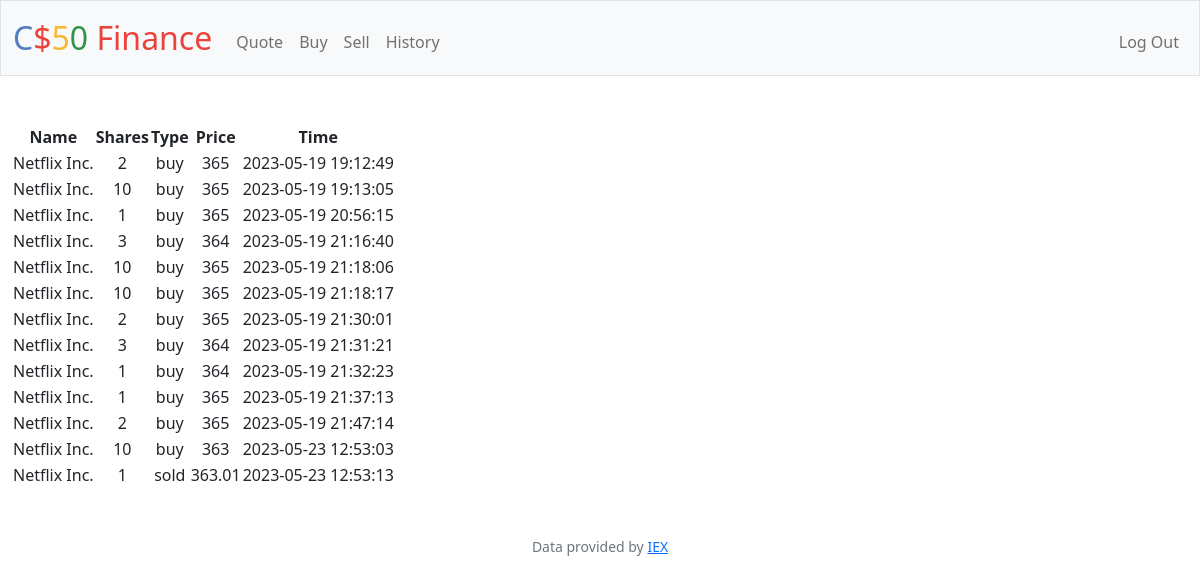
The app's page /history (signed in) with its own data.
### tables this page shows
CREATE TABLE transactions (id INTEGER PRIMARY KEY AUTOINCREMENT NOT NULL, userid INTEGER NOT NULL, type TEXT NOT NULL, name TEXT NOT NULL, symbol TEXT NOT NULL, stock INTEGER NOT NULL, price NUMERIC NOT NULL, date TEXT NOT NULL, FOREIGN KEY (userid) REFERENCES users(id));

### app.py (the view)
@app.route("/history")
@login_required
def history():
    user_id = session.get("user_id")
    TRANSACTIONS = db.execute(
        "SELECT * FROM transactions WHERE userid = ?", user_id)
    return render_template("history.html", transactions=TRANSACTIONS)

### app.py (called while the page is built)
@app.after_request
def after_request(response):
    response.headers["Cache-Control"] = "no-cache, no-store, must-revalidate"
    response.headers["Expires"] = 0
    response.headers["Pragma"] = "no-cache"
    return response

### helpers.py (called while the page is built)
def login_required(f):
    @wraps(f)
    def decorated_function(*args, **kwargs):
        if session.get("user_id") is None:
            return redirect("/login")
        return f(*args, **kwargs)
    return decorated_function

### templates/history.html (shortened to what this page needs)
{% extends "layout.html" %}
{% block main %}
<table>
   <div> <thead>
        <tr>
            <th>Name</th>
            <th>Shares</th>
            <th>Type</th>
            <th>Price</th>
            <th>Time</th>
        </tr>
    </thead>
    <tbody>
        {%for row in transactions%}
        <tr>
            <td>{{row["name"]}}</td>
            <td>{{row["stock"]}}</td>
            <td>{{row["type"]}}</td>
            <td>{{row["price"]}}</td>
            <td>{{row["date"]}}</td>
        </tr>
        {% endfor %}
    </tbody></div>
</table>
{% endblock %}

### templates/layout.html (shortened to what this page needs)
<!DOCTYPE html>
<html lang="en">
    <head>
        <link href="https://cdn.jsdelivr.net/npm/bootstrap@5.1.3/dist/css/bootstrap.min.css" rel="stylesheet">
        <link href="/static/styles.css" rel="stylesheet">
    </head>
    <body>
        <nav class="bg-light border navbar navbar-expand-md navbar-light">
            <div class="container-fluid">
                <a class="navbar-brand" href="/"><span class="blue">C</span><span class="red">$</span><span class="yellow">5</span><span class="green">0</span> <span class="red">Finance</span></a>
                <div class="collapse navbar-collapse" id="navbar">
                    {% if session["user_id"] %}
                        <ul class="navbar-nav me-auto mt-2">
                            <li class="nav-item"><a class="nav-link" href="/quote">Quote</a></li>
                            <li class="nav-item"><a class="nav-link" href="/buy">Buy</a></li>
                            <li class="nav-item"><a class="nav-link" href="/sell">Sell</a></li>
                            <li class="nav-item"><a class="nav-link" href="/history">History</a></li>
                        </ul>
                        <ul class="navbar-nav ms-auto mt-2">
                            <li class="nav-item"><a class="nav-link" href="/logout">Log Out</a></li>
                        </ul>
                    {% else %}
                        <ul class="navbar-nav ms-auto mt-2">
                            <li class="nav-item"><a class="nav-link" href="/register">Register</a></li>
                            <li class="nav-item"><a class="nav-link" href="/login">Log In</a></li>
                        </ul>
                    {% endif %}
                </div>
            </div>
        </nav>
        <main class="container-fluid py-5 text-center">
            {% block main %}{% endblock %}
        </main>
        <footer class="mb-5 small text-center text-muted">
            Data provided by <a href="https://iexcloud.io/">IEX</a>
        </footer>
    </body>
</html>

### static/styles.css (style rules this page uses)
nav .navbar-brand { font-size: xx-large; }
nav .navbar-brand .blue { color: #537fbe; }
nav .navbar-brand .red { color: #ea433b; }
nav .navbar-brand .yellow { color: #f5b82e; }
nav .navbar-brand .green { color: #2e944b; }

### records on screen
transactions: name "Netflix Inc.", stock "2", type "buy", price "365", date "2023-05-19 19:12:49"
transactions: name "Netflix Inc.", stock "10", type "buy", price "365", date "2023-05-19 19:13:05"
transactions: name "Netflix Inc.", stock "1", type "buy", price "365", date "2023-05-19 20:56:15"
transactions: name "Netflix Inc.", stock "3", type "buy", price "364", date "2023-05-19 21:16:40"
transactions: name "Netflix Inc.", stock "10", type "buy", price "365", date "2023-05-19 21:18:06"
transactions: name "Netflix Inc.", stock "10", type "buy", price "365", date "2023-05-19 21:18:17"
transactions: name "Netflix Inc.", stock "2", type "buy", price "365", date "2023-05-19 21:30:01"
transactions: name "Netflix Inc.", stock "3", type "buy", price "364", date "2023-05-19 21:31:21"
transactions: name "Netflix Inc.", stock "1", type "buy", price "364", date "2023-05-19 21:32:23"
transactions: name "Netflix Inc.", stock "1", type "buy", price "365", date "2023-05-19 21:37:13"
transactions: name "Netflix Inc.", stock "2", type "buy", price "365", date "2023-05-19 21:47:14"
transactions: name "Netflix Inc.", stock "10", type "buy", price "363", date "2023-05-23 12:53:03"
transactions: name "Netflix Inc.", stock "1", type "sold", price "363.01", date "2023-05-23 12:53:13"
